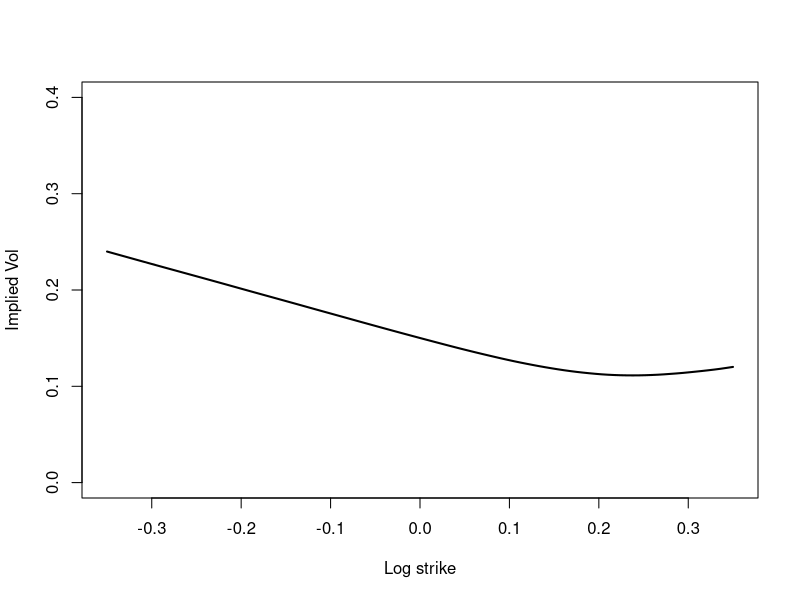

Source code (R):
rm(list=ls())
library(MASS)
library(parallel)

bstar <- function(k, alpha){
  result <- ((k^(alpha+1) - (k-1)^(alpha+1)) / (alpha+1)) ^ (1/alpha)
  return(result)
}

BSImpliedVolCall <- function(S0, K, T, r, C)
{
  nK <- length(K);
  sigmaL <- rep(1e-10,nK);
  CL <- BSFormula(S0, K, T, r, sigmaL);
  sigmaH <- rep(10,nK);
  CH <- BSFormula(S0, K, T, r, sigmaH);
  while (mean(sigmaH - sigmaL) > 1e-10)
  {
    sigma <- (sigmaL + sigmaH)/2;
    CM <- BSFormula(S0, K, T, r, sigma);
    CL <- CL + (CM < C)*(CM-CL);
    sigmaL <- sigmaL + (CM < C)*(sigma-sigmaL);
    CH <- CH + (CM >= C)*(CM-CH);
    sigmaH <- sigmaH + (CM >= C)*(sigma-sigmaH);
  }
  return(sigma);
  
}

MyImpliedVolCall <- function(S0, K, T, r, C){
  sigmaL <- 1e-3
  sigmaH <- 10
  while(sigmaH-sigmaL > 1e-10){
    sigma <- (sigmaL + sigmaH)/2
    if(BSFormula(S0, K, T, r, sigma)==C) {break}
    else if(BSFormula(S0, K, T, r, sigma)>C) {sigmaH <- sigma}
    else{
      sigmaL <- sigma
    }
  }
  return(sigma)
}

BSFormula <- function(S0, K, T, r, sigma)
{
  x <- log(S0/K)+r*T;
  sig <- sigma*sqrt(T);
  d1 <- x/sig+sig/2;
  d2 <- d1 - sig;
  pv <- exp(-r*T);
  return( S0*pnorm(d1) - pv*K*pnorm(d2));
}

hybridScheme <- function(params){
  
  S0 <- params$S0
  xi <- params$xi
  eta <- params$eta
  alpha <- params$alpha
  rho <- params$rho
  
  #n = 100
  #kappa = 1
  covMatrix <- function(n, kappa){
    ### generate the covariance matrix
    ### @param n: the distance between two points is 1/n
    ### @param kappa: how many power low terms to include around zero
    
    sigma <- matrix(0, nrow=kappa+1, ncol=kappa+1)
    sigma[1,1] <- 1/n
    if(kappa==0){
      return (sigma)
    }
    else{
    for(j in 2:(kappa+1)){
      sigma[1, j] <- ((j-1)^(alpha+1)-(j-2)^(alpha+1)) / ((alpha+1)*n^(alpha+1))
      sigma[j, 1] <- ((j-1)^(alpha+1)-(j-2)^(alpha+1)) / ((alpha+1)*n^(alpha+1))
    }
    for(j in 2:(kappa+1)){
      for(k in 2:(kappa+1)){
        if(j==k){
          sigma[j,k] <- ((j-1)^(2*alpha+1)-(j-2)^(2*alpha+1)) / ((2*alpha+1)*n^(2*alpha+1))
        }
        else{
          #print(((j-1)(k-1))^(alpha+1) * f21hyper(1,2*(alpha+1),alpha+2,(k-1)/(k-j))) #- 
          #print(j)
          #print(k)
          #print((k-1)/(k-j))
          #print(hyperg_2F1(1,2*(alpha+1),alpha+2,(k-1)/(k-j)))
          #sigma[j,k] <- ((j-1)(k-1))^(alpha+1) * f21hyper(1,2*(alpha+1),alpha+2,(k-1)/(k-j)) #- 
          #               ((j-2)(k-2))^(alpha+1) * f21hyper(1,2*(alpha+1),alpha+2,(k-2)/(k-j))) /
          #               (j-k) * (alpha+1) * n^(2*alpha+1)  
          
        }
      }
    }
    #print(sigma)
    return(sigma)
    }
  }
  
  Simulation <- function(n, kappa, T, W, Z, Gamma, tseq){
    #print(W)
    if(kappa==0){Y2 <- convolve(Gamma, rev(W), type="open")[1:floor(n*T)]}
    else{Y2 <- convolve(Gamma, rev(W[,1]), type="open")[1:floor(n*T)]}
    
    Y1 <- rep(0, floor(n*T))
    
    for(i in 1:floor(n*T)){
      Y1[i] <-0
      if (kappa!=0 ){
      for (k in 1:min(i,kappa)){
        Y1[i] = Y1[i] + W[i+1-k,k+1]
      }
      }
    }
    Y <- Y1+Y2 ## The simulated series of main interst
    v <- xi*exp(eta*sqrt(2*alpha+1)*Y - tseq)
    v <- c(xi, v[1:length(v)-1])
    S <- S0 * exp(sum(v^0.5*Z) - 1/2*sum(v)/n)
    return(S)
  }
  
  MC <- function(N, n, kappa, T){
    Gamma <- sapply(seq(1:floor(n*T)), function(x){(bstar(x, alpha)/n)^alpha}) 
    if(kappa!=0) {Gamma[1:kappa] <- 0}
    tseq <- eta*eta/2*sapply(seq(1:floor(n*T)),function(x){(x/n)^(2*alpha+1)})
    steps <- floor(n*T)
    W <- mvrnorm(steps*N, mu=rep(0, kappa+1), Sigma=covMatrix(n, kappa))
    Wperp <- rnorm(steps*N, sd=sqrt(1/n))
    Z <- rho * W[,1] + sqrt(1-rho*rho)*Wperp
    return(sapply(seq(1:N), function(loopNum){Simulation(
      n, kappa, T, W[(1+(loopNum-1)*steps):(loopNum*steps),],Z[(1+(loopNum-1)*steps):(loopNum*steps)], Gamma, tseq)}))
    #return(unlist(mclapply(seq(1:N), function(loopNum){Simulation(
    #  n, kappa, T, W[(1+(loopNum-1)*steps):(loopNum*steps),],Z[(1+(loopNum-1)*steps):(loopNum*steps)], Gamma, tseq)}, mc.cores=4)))
  }
  return(MC)
}

impvol <- function(k, st, T){
  payoff <- (st > exp(k)) * (st - exp(k))
  return(BSImpliedVolCall(1, exp(k), T, 0, mean(payoff)))
}




params <- list(S0=1, xi=0.235^2, eta=1.9, alpha=-0.43, rho=-0.9)
T <- 1
n <- 10 # step length is 1/n
paths <- 1e5
kappa <- 0
set.seed(9081)

Rprof()
finalPrices <- hybridScheme(params)(paths, n, kappa, T)
Rprof(NULL)
summaryRprof()

summary(finalPrices)



vol <- function(k, finalP){sapply(k, function(x){impvol(x, finalP, T)})}
payoff <- function(k, finalP){sapply(k, function(x){mean((finalP > exp(x)) * (finalP - exp(x)))})}


# 
# # param2<- list(S0=1, xi=0.7, eta=1.9, alpha= -0.43, rho= -0.9)
# finalPrices2<- hybridScheme(params)(paths, n, 0, T)
# 
# save(finalPrices, file='finalPT1kappa1.rData')
# save(finalPrices2,file ='finalPT1kappa0.rData')
# 
# 
# curve(vol(x, finalPrices), from=-0.3, to=0.2, col='blue',
#       xlab="Log strike", ylab="Implied Vol", ylim= c(0, 0.55))
# curve(vol(x, finalPrices2),from=-0.18, to=0.08, add=TRUE, col='red')
# legend('topright', legend= c('kappa= 0', 'kappa= 1'), col= c('red', 'blue'), lty=1)
# title(main = 'T=1')
# 
# 

# 
# k<-5
# clr<- rainbow(k)
# finalP<- list()
# 
# 
# for (i in 1:k){
#   
#   param<- params
#   param$xi<- param$xi+0.01*i
#   print(i)
#   
#   finalP[[i]]<- hybridScheme(param)(paths, n,1,T)
# }
# save(finalP, file='finalP_xi.rData')
# 
# curve(vol(x, finalPrices), from=-0.15, to=0.15, col='black',
#       xlab="Log strike", ylab="Implied Vol", ylim= c(0.1, 0.55) ,lwd=2)
# 
# for (i in 1:k){
#   curve(vol(x, finalP[[i]]),from=-0.15, to=0.15, add=TRUE, col=clr[i], lwd=2)
# }
# 
# 
# 
# legend( 'topright',
#         legend=c ('xi= 0.235^2', 
#                   'xi= 0.235^2+ 0.01',
#                   'xi= 0.235^2+ 0.02',
#                   'xi= 0.235^2+ 0.03',
#                   'xi= 0.235^2+ 0.04',
#                   'xi= 0.235^2+ 0.05'), 
#         col = c('black', clr), lty=1)
# 
# 
# title( 'Sensitivity on Xi')




# 
# k<-3
# clr<- rainbow(k)
# finalP<- list()
# 
# 
# for (i in 1:k){
#   
#   param<- params
#   param$eta<- param$eta+0.3*i
#   print(i)
#   
#   finalP[[i]]<- hybridScheme(param)(paths, n,1,T)
# }
# save(finalP, file='finalP_eta.rData')
# 
# curve(vol(x, finalPrices), from=-0.15, to=0.15, col='black',
#       xlab="Log strike", ylab="Implied Vol", ylim= c(0.1, 0.55) ,lwd=2)
# 
# for (i in 1:k){
#   curve(vol(x, finalP[[i]]),from=-0.15, to=0.15, add=TRUE, col=clr[i], lwd=2)
# }
# 
# 
# 
# legend( 'topright',
#         legend=c ('eta= 1.9', 
#                   'eta= 2.2',
#                   'eta= 2.5',
#                   'eta= 2.8'), 
#         col = c('black', clr), lty=1)
# 
# 
# title( 'Sensitivity on Eta')
# 
# 
# 
# 
# 
# 
# 
# k<-4
# clr<- rainbow(k)
# finalP<- list()
# 
# 
# for (i in 1:k){
#   
#   param<- params
#   param$alpha<- param$alpha+0.02*i
#   print(i)
#   
#   finalP[[i]]<- hybridScheme(param)(paths, n,1,T)
# }
# save(finalP, file='finalP_alpha.rData')
# 
# curve(vol(x, finalPrices), from=-0.15, to=0.1, col='black',
#       xlab="Log strike", ylab="Implied Vol", ylim= c(0.1, 0.55) ,lwd=2)
# 
# for (i in 1:k){
#   curve(vol(x, finalP[[i]]),from=-0.18, to=0.1, add=TRUE, col=clr[i], lwd=2)
# }
# 
# 
# 
# legend( 'topright',
#         legend=c ('alpha= -0.43', 
#                   'alpha= -0.41',
#                   'alpha= -0.39',
#                   'alpha= -0.37',
#                   'alpha= -0.35'), 
#         col = c('black', clr), lty=1)
# 
# 
# title( 'Sensitivity on Alpha')









# 
# k<-4
# clr<- rainbow(k)
# finalP<- list()
# 
# 
# for (i in 1:k){
#   
#   param<- params
#   param$alpha<- param$alpha+0.1*i
#   print(i)
#   
#   finalP[[i]]<- hybridScheme(param)(paths, n,1,T)
# }
#   
# save(finalP, file='finalP_rho.rData')
# 
# curve(vol(x, finalPrices), from=-0.1, to=0.1, col='black',
#       xlab="Log strike", ylab="Implied Vol", ylim= c(0.1, 0.35) ,lwd=2)
# 
# for (i in 1:k){
#   curve(vol(x, finalP[[i]]),from=-0.1, to=0.1, add=TRUE, col=clr[i], lwd=2)
# }
# 
# 
# 
# legend( 'topright',
#         legend=c ('rho= -0.90', 
#                   'rho= -0.80',
#                   'rho= -0.70',
#                   'rho= -0.60',
#                   'rho= -0.50'), 
#         col = c('black', clr), lty=1)
# 
# 
# 
# 
# title( 'Sensitivity on Rho')





k<-5
clr<- rainbow(k)
finalP<- list()

#params$rho<-0
#finalPrices <- hybridScheme(params)(paths, n, 1, T)
#summary(finalPrices)

#for (i in 1:k){
#  
#  param<- params
#  param$alpha<- param$alpha+0.1*i
#  print(i)
  
#  finalP[[i]]<- hybridScheme(param)(paths, n,1,T)
#}

#save(finalP, file='finalP_rho.rData')

curve(vol(x, finalPrices), from=-0.35, to=0.35, col='black',
      xlab="Log strike", ylab="Implied Vol", ylim= c(0, 0.4) ,lwd=2)

#for (i in 1:(k-1)){
#  curve(vol(x, finalP[[i]]),from=-0.35, to=0.15, add=TRUE, col=clr[i], lwd=2)
#}



#legend( 'topleft',
#        legend=c ('rho= 0', 
#                  'rho= 0.10',
#                  'rho= 0.20',
 #                 'rho= 0.30',
#                  'rho= 0.40'), 
 #       col = c('black', clr), lty=1)




#title( 'Sensitivity on Rho')
